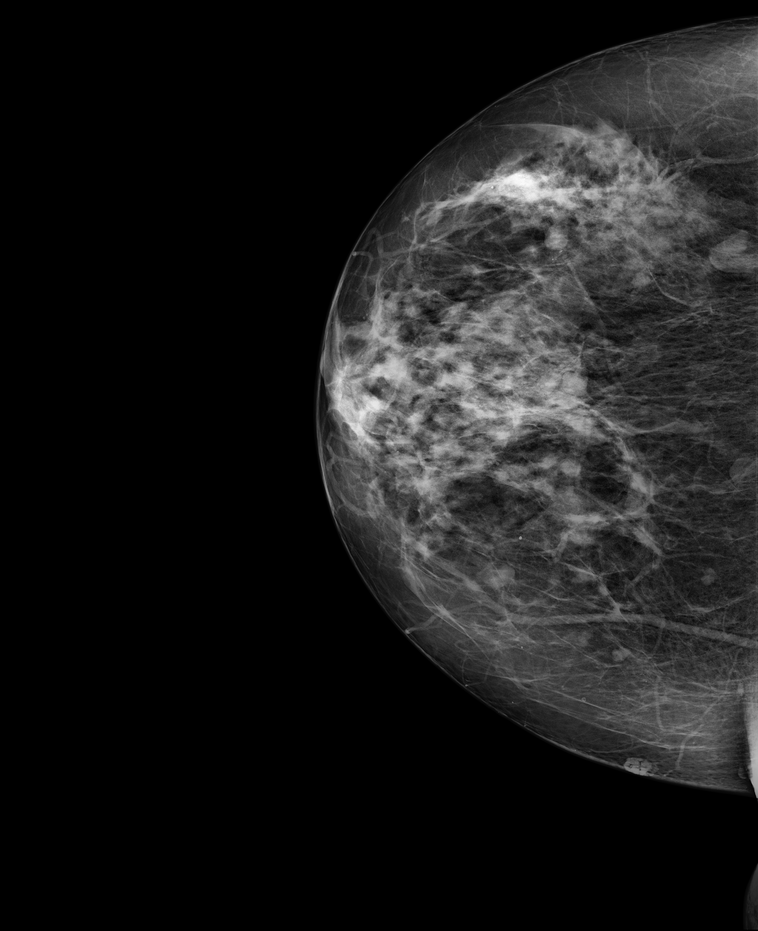
#> input picture clahe.png, 758 x 931 px, shrunk from 3328 x 4084 before the run; its folder holds only this picture in this run
$ python -i cbis_standart_format.py   (imports and definitions only)   (older library calls are emulated)
#> lines starting #> are read from the running program, lines starting #| are printed output that depends on the picture; after the words box and inside, x2 and y2 are one past the last pixel; in counts of white or black regions, pixels touching at a corner belong together
#> further down, picture is the input picture: shape (931, 758); min 0, max 254, mean 27.2
# -*- coding: utf-8 -*-
"""
Created on Fri Sep  8 16:09:06 2017

@author: eduardo

CBIS Standart data format

References:
    [1] -   Rebecca Sawyer Lee, Francisco Gimenez, Assaf Hoogi , Daniel Rubin
            (2016). Curated Breast Imaging Subset of DDSM. The Cancer Imaging
            Archive. http://dx.doi.org/10.7937/K9/TCIA.2016.7O02S9CY

    [2] -   Zuiderveld, K. (1994). Contrast Limited Adaptive Histogram Equalization.
            Graphics Gems, 474-485. doi:10.1016/b978-0-12-336156-1.50061-6
"""

import glob
import os
import funcs.utils as ut
import dicom
import cv2
import numpy as np
from matplotlib import pyplot as plt
import skimage.morphology as mo
import skimage.measure as me
from scipy.misc import imsave


"""
_______________________________________________________________________________
___________________________________AZEALIA_____________________________________
FUNCTIONS TO LIST DATA:
    GET ALL PATIENTS, GET IMAGES OF EACH PATIENT, GET MASKS OF EACH IMAGE
"""
# [55 lines left out: functions _list_of_patients, _images_of_pat, _masks_of_image, _get_files_by_file_size, not called in this run]


"""
_______________________________________________________________________________
____________________________________BANKS______________________________________
FUNCTIONS TO PROCESS IMAGES:
    LOAD/PREPROCESS/SAVE IMAGES/ROIS/MASKS
"""

_clahe_op = cv2.createCLAHE(clipLimit=2, tileGridSize=(8,8))
# [30 lines left out: function _load_preprocess_save_image, not called in this run]

def _get_roi(img,disk_size = int(60*4/24)):
#> called with disk_size = 10
    img = np.pad(img,disk_size+1,"reflect")
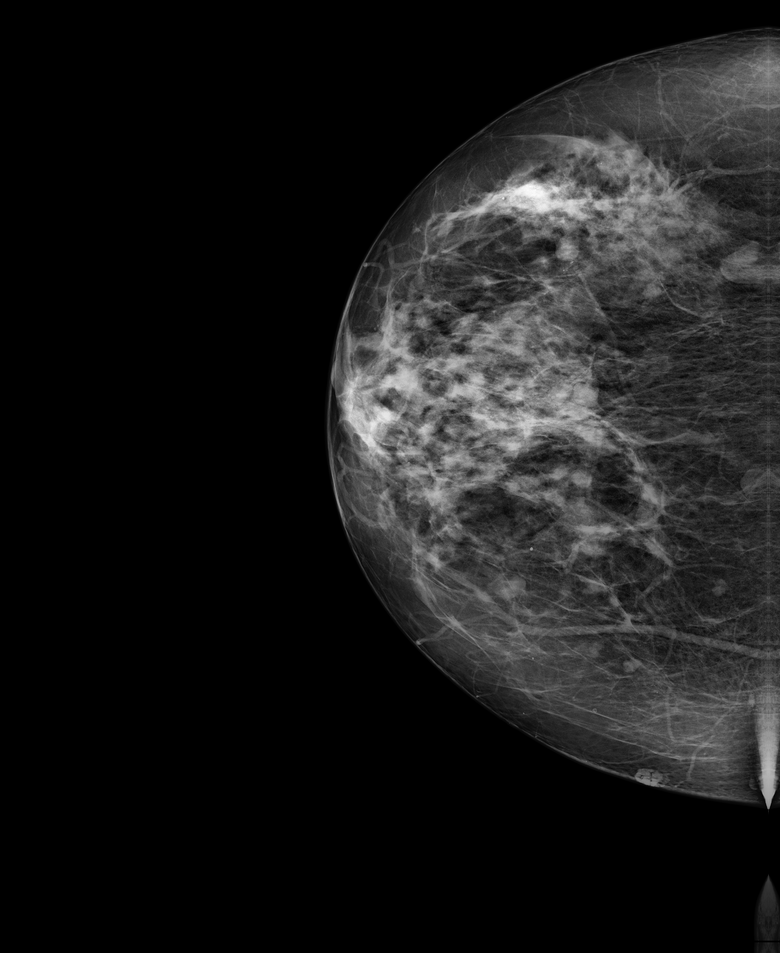
#> img: shape (953, 780); min 0, max 254, mean 26.6
    hat = mo.white_tophat(img,selem = mo.disk(disk_size))
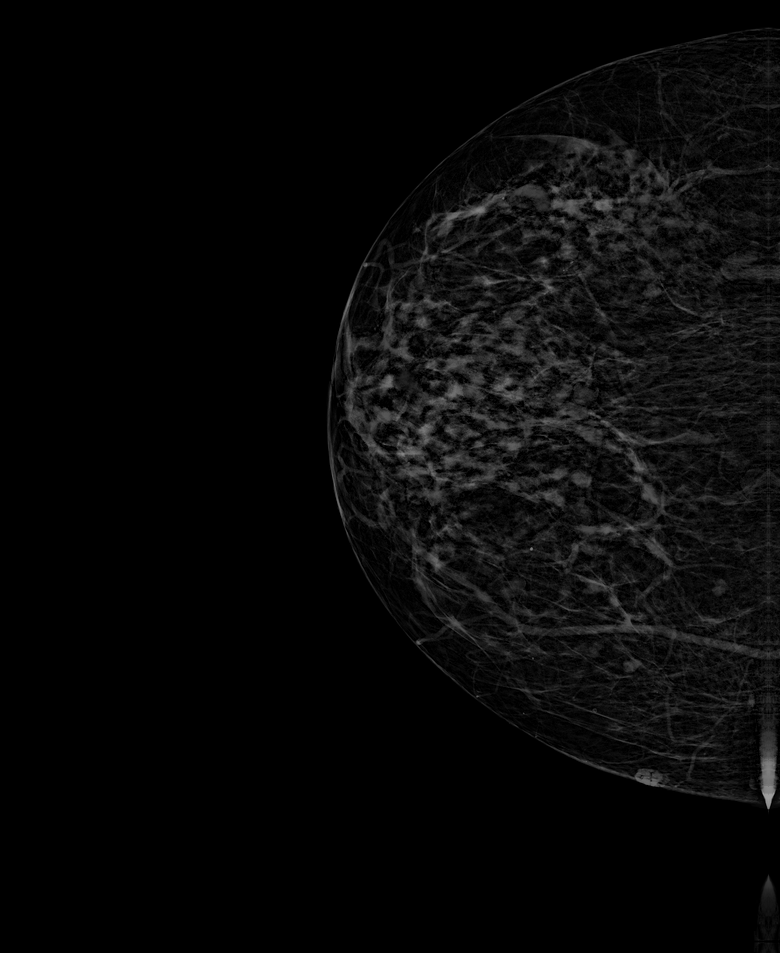
#> hat: shape (953, 780); min 0, max 159, mean 8.2
    pre = img-hat
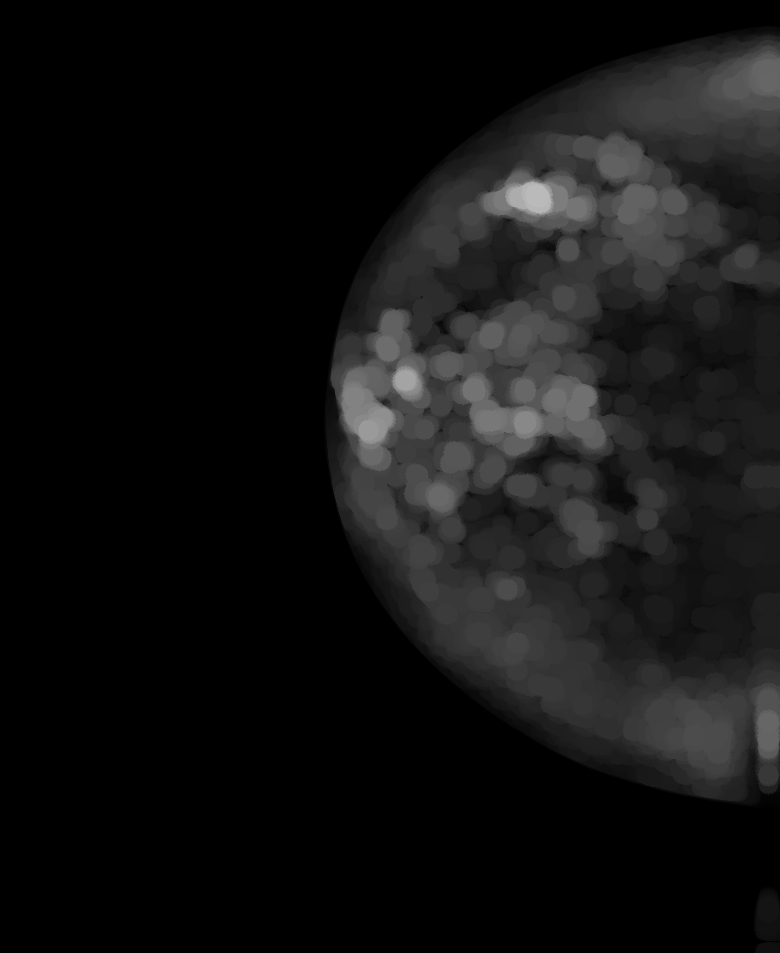
#> pre: shape (953, 780); min 0, max 186, mean 18.3
    mask = pre>=10
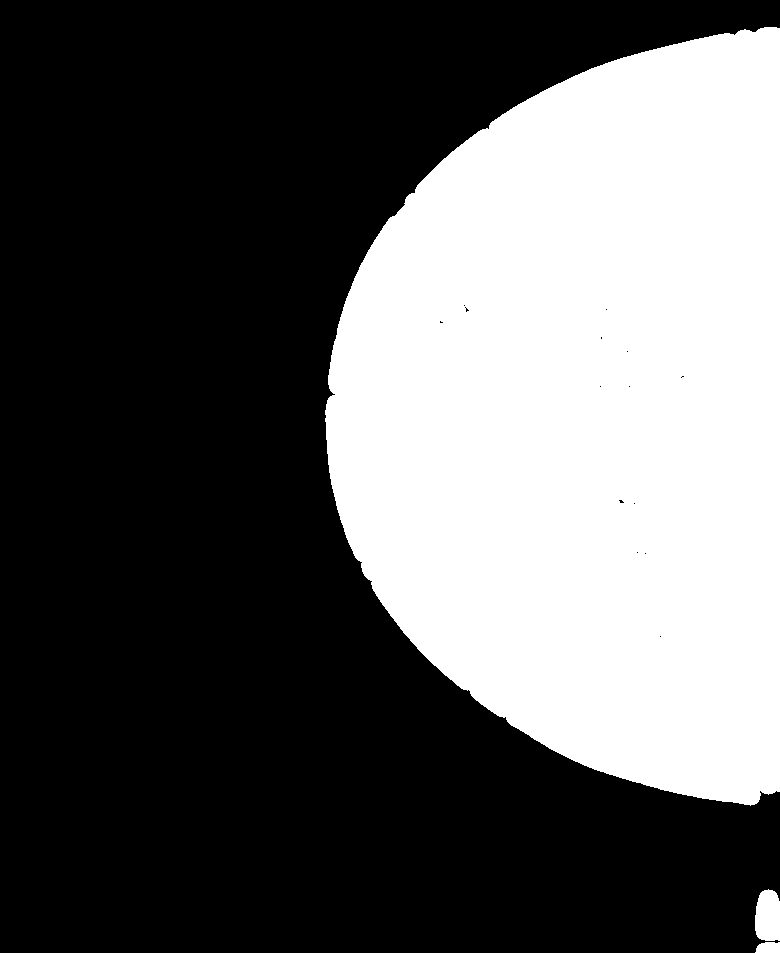
#> mask: shape (953, 780) bool; 37.1% white; 3 white regions
    # [4 lines of commented-out code are left out]
    labels = me.label(mask,connectivity=2)
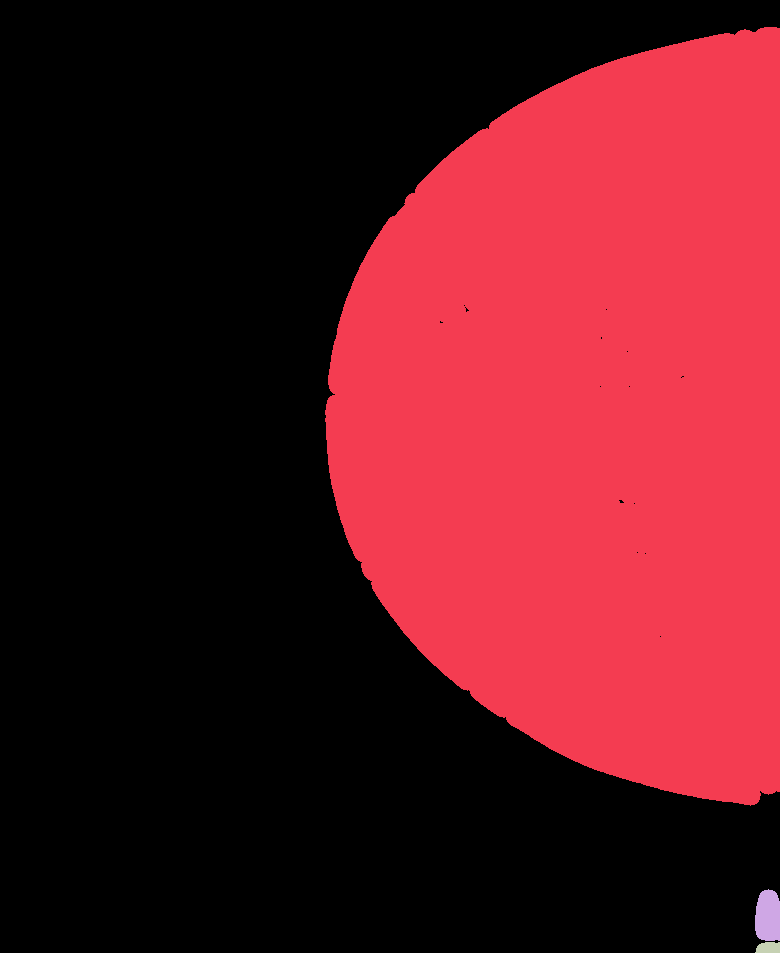
#> labels: shape (953, 780) int32; 4 distinct labels, from 0 to 3; one colour per label, 0 black
    if labels.max()>1:
        #print("one escaped")
        reg = me.regionprops(labels)
#> reg = 3 regions; box (x1, y1, x2, y2) and area: (325, 27, 780, 806) 274351, (755, 889, 780, 941) 1138, (755, 942, 780, 953) 241
        selected = 0
        for i in range(len(reg)):
            if reg[i].area > reg[selected].area:
                selected=i
#> this loop made 3 passes
#> after the loop, selected = 0
        mask = (labels==reg[selected].label)
#> mask: shape (953, 780) bool; 36.9% white; 1 white region, box (x1, y1, x2, y2) and area: (325, 27, 780, 806) 274351

    mask = mo.dilation(mask,selem=mo.disk(int(disk_size/2)))
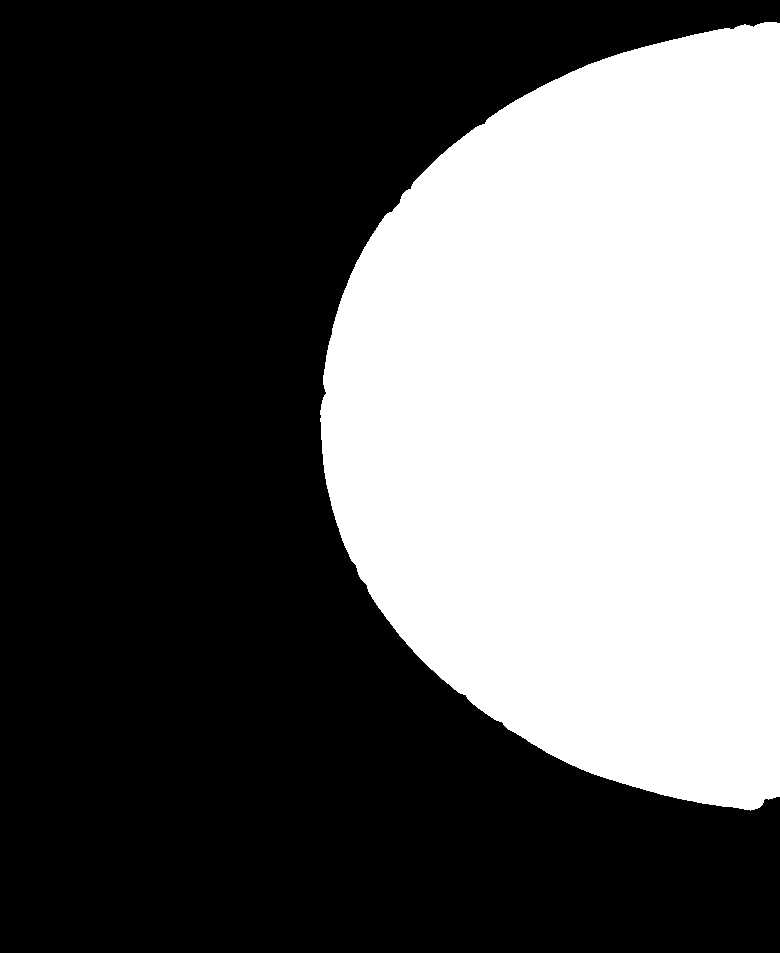
#> mask: shape (953, 780) bool; 37.8% white; 1 white region, box (x1, y1, x2, y2) and area: (320, 22, 780, 811) 281034
    final = img*mask
    rm = disk_size+1

    return mask[rm:-rm,rm:-rm],final[rm:-rm,rm:-rm]

# [22 lines left out: function _load_preprocess_save_mask, not called in this run]


"""
_______________________________________________________________________________
________________________________CLEMENTINE_____________________________________
MAIN FUNCTION
    CREATES THE STANDARD DATASET
"""
# [81 lines left out: functions make_CBIS_standart_format, _number_of_patients_and_images, not called in this run]

>>> import cv2
>>> picture = cv2.imread('../clahe.png', cv2.IMREAD_GRAYSCALE)
>>> result = _get_roi(picture)

$ run again, on ex.png
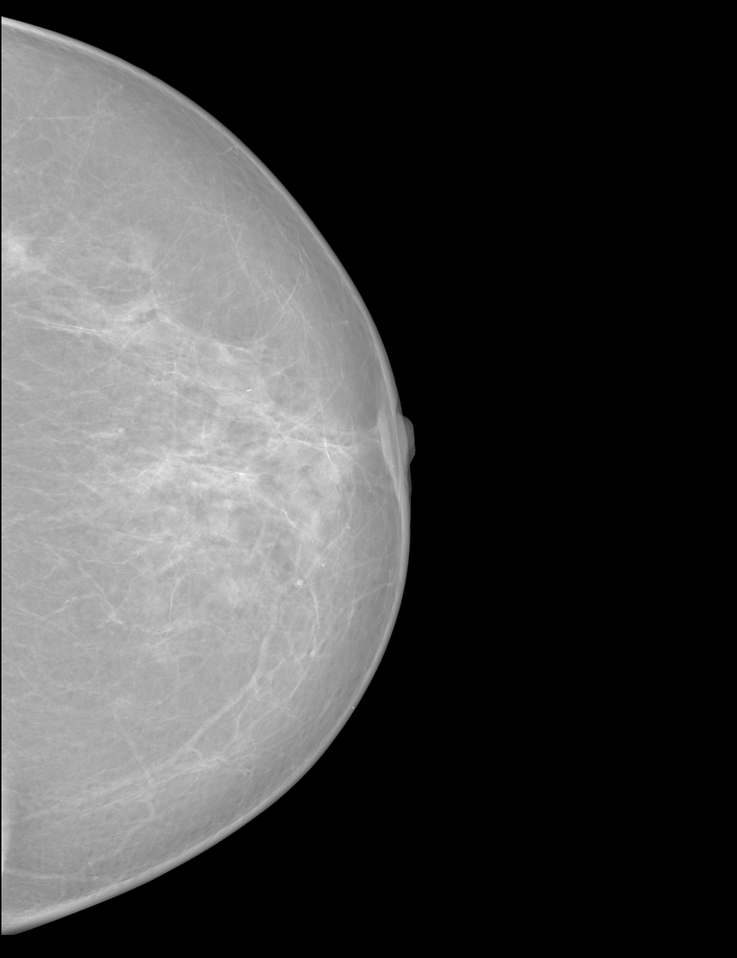
#> input picture ex.png, 737 x 958 px, shrunk from 2560 x 3328 before the run
#> picture is the input picture: shape (958, 737); min 0, max 248, mean 67
#> in _get_roi, `labels = me.label(mask,connectivity=2)`:
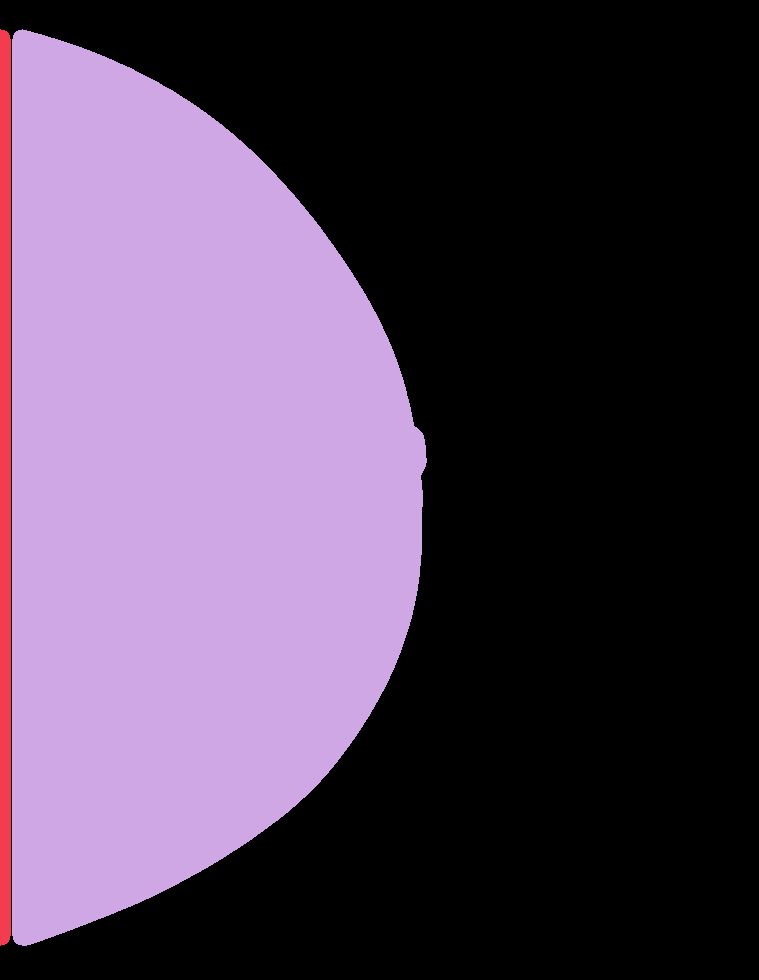
#> labels: shape (980, 759) int32; 3 distinct labels, from 0 to 2; one colour per label, 0 black
#> reg = 2 regions; box (x1, y1, x2, y2) and area: (12, 29, 427, 946) 280635, (0, 29, 11, 946) 10025
#> the loop in _get_roi, `for i in range(len(reg)):` made 2 passes
#> selected on pass 2: 1
#> after the loop in _get_roi, `for i in range(len(reg)):`: selected = 1
#> in _get_roi, `mask = mo.dilation(mask,selem=mo.disk(int(disk_size/2)))`:
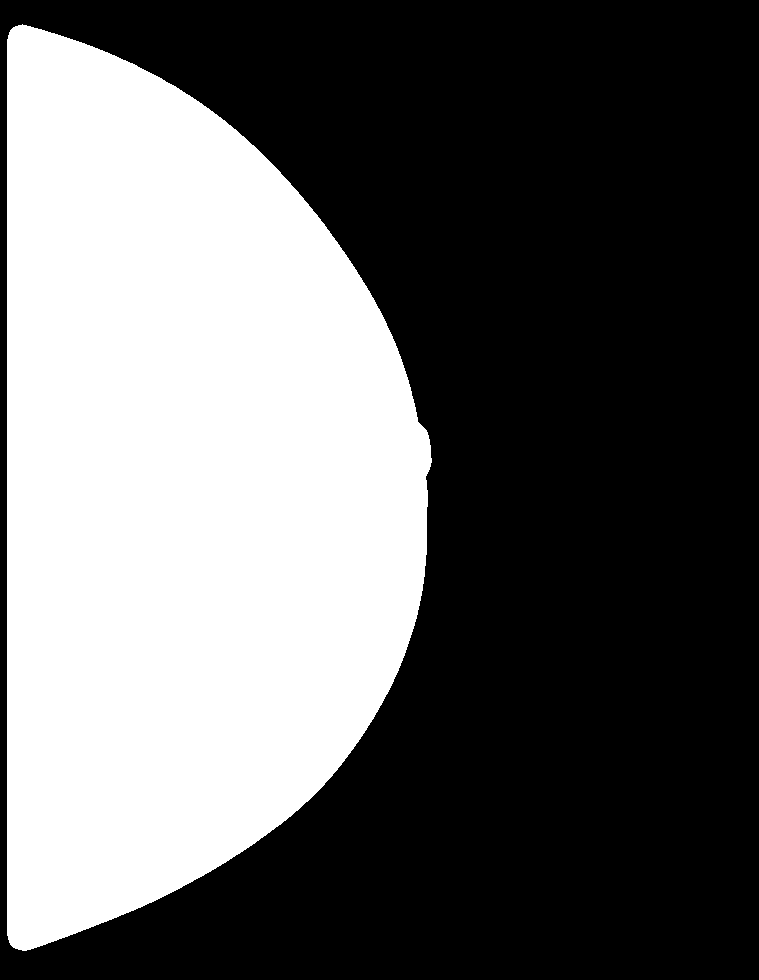
#> mask: shape (980, 759) bool; 39.2% white; 1 white region, box (x1, y1, x2, y2) and area: (7, 24, 432, 951) 291835
